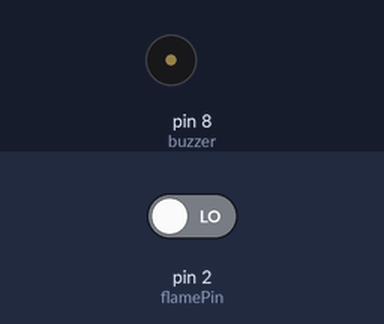
This sketch was run on a simulated Arduino Uno, built with avr-gcc and run on an emulated ATmega328P. On the bench: buzzer (waves = sounding, pin HIGH). The test bench sets the inputs (shaded band); at power-on: pin 2 (flamePin) LOW. What the sketch prints to the serial monitor is not drawn.

Above: at 1.2 s.
1.3 s: pin 2 (flamePin) driven HIGH
At 2.6 s:
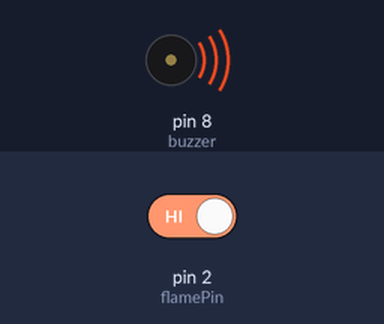
2.9 s: pin 2 (flamePin) driven LOW
At 3.8 s:
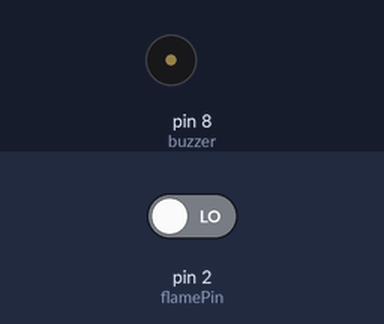
Timing chart, 0 to 5.9 s (numbered marks = the images above; inputs shaded):
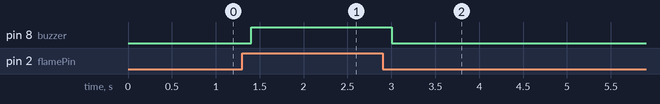

The sketch:

Flame_Sensor-D2.ino
```cpp
/*
==========================================
SARKIT EdTech Project
Title: Flame Detector using Arduino
Description:
This project detects flame using a flame sensor.
When flame is detected, a buzzer is activated
and status is sent via Serial Monitor.

Author: SARKIT EdTech
==========================================
*/

// Pin Definitions
#define flamePin 2     // Flame sensor digital output pin
#define buzzer   8     // Buzzer pin


// ==============================
// SETUP FUNCTION
// ==============================
void setup() {

  // Configure pin modes
  pinMode(flamePin, INPUT);
  pinMode(buzzer, OUTPUT);

  // Start serial communication
  Serial.begin(9600);
}


// ==============================
// MAIN LOOP
// ==============================
void loop() {

  // Read flame sensor value
  int flameDetected = digitalRead(flamePin);


  // ==============================
  // FLAME DETECTION LOGIC
  // ==============================
  if (flameDetected == HIGH) {

    // Turn ON buzzer
    digitalWrite(buzzer, HIGH);

    // Send alert message
    Serial.println("🔥 Flame Detected!");

  } else {

    // Turn OFF buzzer
    digitalWrite(buzzer, LOW);

    // Send safe status
    Serial.println("✅ No Flame");
  }


  // Small delay to stabilize readings
  delay(200);
}
```

Measured:
- after the input at 1.3 s, pin 8 (buzzer): LOW → HIGH after 0.10 s
- after the input at 2.9 s, pin 8 (buzzer): HIGH → LOW after 0.10 s
